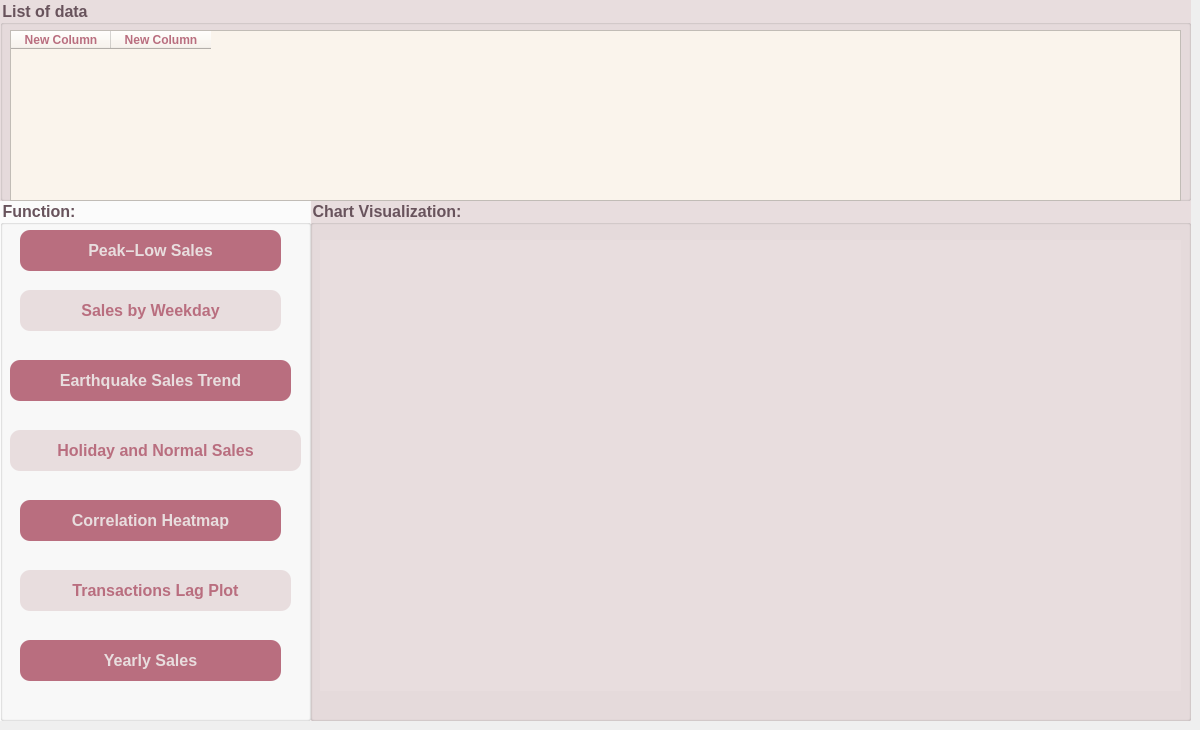
    <widget class="QWidget" name="tabWidgetPageStatistic">
     <attribute name="icon">
      <iconset>
       <normaloff>../images/ic_statistic.png</normaloff>../images/ic_statistic.png</iconset>
     </attribute>
     <attribute name="title">
      <string>Statistic</string>
     </attribute>
     <widget class="QGroupBox" name="groupBoxChart_2">
      <property name="geometry">
       <rect>
        <x>310</x>
        <y>200</y>
        <width>881</width>
        <height>521</height>
       </rect>
      </property>
      <property name="font">
       <font>
        <family>MS Shell Dlg 2</family>
        <pointsize>12</pointsize>
        <weight>75</weight>
        <italic>false</italic>
        <bold>true</bold>
       </font>
      </property>
      <property name="styleSheet">
       <string notr="true">background-color: rgb(232, 221, 222);
color: rgb(104, 83, 92);
font: 12pt &quot;MS Shell Dlg 2&quot;;
font-weight: bold;</string>
      </property>
      <property name="title">
       <string>Chart Visualization:</string>
      </property>
      <widget class="QWidget" name="verticalLayoutWidget">
       <property name="geometry">
        <rect>
         <x>10</x>
         <y>40</y>
         <width>861</width>
         <height>451</height>
        </rect>
       </property>
       <layout class="QVBoxLayout" name="verticalLayout"/>
      </widget>
     </widget>
     <widget class="QGroupBox" name="groupBox">
      <property name="geometry">
       <rect>
        <x>0</x>
        <y>200</y>
        <width>311</width>
        <height>521</height>
       </rect>
      </property>
      <property name="font">
       <font>
        <family>MS Shell Dlg 2</family>
        <pointsize>12</pointsize>
        <weight>75</weight>
        <italic>false</italic>
        <bold>true</bold>
       </font>
      </property>
      <property name="styleSheet">
       <string notr="true">background-color: rgba(255, 255, 255, 192);
color: rgb(104, 83, 92);
font: 12pt &quot;MS Shell Dlg 2&quot;;
font-weight: bold;</string>
      </property>
      <property name="title">
       <string>Function:</string>
      </property>
      <widget class="QPushButton" name="btnPeakLowSales">
       <property name="geometry">
        <rect>
         <x>20</x>
         <y>30</y>
         <width>261</width>
         <height>41</height>
        </rect>
       </property>
       <property name="font">
        <font>
         <pointsize>12</pointsize>
         <weight>75</weight>
         <bold>true</bold>
        </font>
       </property>
       <property name="styleSheet">
        <string notr="true"> background-color: #b96e7f;     /* màu hồng đậm khi chọn */
    color:#e8ddde ;                 /* chữ trắng khi chọn */
    font-weight: bold;
	border-radius: 10px;</string>
       </property>
       <property name="text">
        <string>Peak–Low Sales</string>
       </property>
       <property name="icon">
        <iconset>
         <normaloff>../images/ic_peaklow.png</normaloff>../images/ic_peaklow.png</iconset>
       </property>
       <property name="iconSize">
        <size>
         <width>40</width>
         <height>40</height>
        </size>
       </property>
      </widget>
      <widget class="QPushButton" name="btnSalesByWeekday">
       <property name="geometry">
        <rect>
         <x>20</x>
         <y>90</y>
         <width>261</width>
         <height>41</height>
        </rect>
       </property>
       <property name="font">
        <font>
         <family>MS Shell Dlg 2</family>
         <pointsize>12</pointsize>
         <weight>75</weight>
         <italic>false</italic>
         <bold>true</bold>
        </font>
       </property>
       <property name="styleSheet">
        <string notr="true">
    background-color: #e8ddde;    /* hồng nhạt khi chưa chọn */
    color: #b96e7f;               /* chữ nâu đỏ */
font: 12pt &quot;MS Shell Dlg 2&quot;;
font-weight: bold;
	border-radius: 10px;</string>
       </property>
       <property name="text">
        <string>Sales by Weekday</string>
       </property>
       <property name="icon">
        <iconset>
         <normaloff>../images/ic_saleweek.png</normaloff>../images/ic_saleweek.png</iconset>
       </property>
       <property name="iconSize">
        <size>
         <width>40</width>
         <height>40</height>
        </size>
       </property>
      </widget>
      <widget class="QPushButton" name="btnEarthquakeSales">
       <property name="geometry">
        <rect>
         <x>10</x>
         <y>160</y>
         <width>281</width>
         <height>41</height>
        </rect>
       </property>
       <property name="font">
        <font>
         <pointsize>12</pointsize>
         <weight>75</weight>
         <bold>true</bold>
        </font>
       </property>
       <property name="styleSheet">
        <string notr="true"> background-color: #b96e7f;     /* màu hồng đậm khi chọn */
    color:#e8ddde ;                 /* chữ trắng khi chọn */
    font-weight: bold;
	border-radius: 10px;</string>
       </property>
       <property name="text">
        <string>Earthquake Sales Trend</string>
       </property>
       <property name="icon">
        <iconset>
         <normaloff>../images/ic_trend.png</normaloff>../images/ic_trend.png</iconset>
       </property>
       <property name="iconSize">
        <size>
         <width>30</width>
         <height>30</height>
        </size>
       </property>
      </widget>
      <widget class="QPushButton" name="btnHolidayVsNormal">
       <property name="geometry">
        <rect>
         <x>10</x>
         <y>230</y>
         <width>291</width>
         <height>41</height>
        </rect>
       </property>
       <property name="font">
        <font>
         <family>MS Shell Dlg 2</family>
         <pointsize>12</pointsize>
         <weight>75</weight>
         <italic>false</italic>
         <bold>true</bold>
        </font>
       </property>
       <property name="styleSheet">
        <string notr="true">
    background-color: #e8ddde;    /* hồng nhạt khi chưa chọn */
    color: #b96e7f;               /* chữ nâu đỏ */
font: 12pt &quot;MS Shell Dlg 2&quot;;
font-weight: bold;
	border-radius: 10px;</string>
       </property>
       <property name="text">
        <string>Holiday and Normal Sales</string>
       </property>
       <property name="icon">
        <iconset>
         <normaloff>../images/ic_chartsales.png</normaloff>../images/ic_chartsales.png</iconset>
       </property>
       <property name="iconSize">
        <size>
         <width>30</width>
         <height>40</height>
        </size>
       </property>
      </widget>
      <widget class="QPushButton" name="btnCorrelationHeatmap">
       <property name="geometry">
        <rect>
         <x>20</x>
         <y>300</y>
         <width>261</width>
         <height>41</height>
        </rect>
       </property>
       <property name="font">
        <font>
         <pointsize>12</pointsize>
         <weight>75</weight>
         <bold>true</bold>
        </font>
       </property>
       <property name="styleSheet">
        <string notr="true"> background-color: #b96e7f;     /* màu hồng đậm khi chọn */
    color:#e8ddde ;                 /* chữ trắng khi chọn */
    font-weight: bold;
	border-radius: 10px;</string>
       </property>
       <property name="text">
        <string>Correlation Heatmap</string>
       </property>
       <property name="icon">
        <iconset>
         <normaloff>../images/ic_heatmap.png</normaloff>../images/ic_heatmap.png</iconset>
       </property>
       <property name="iconSize">
        <size>
         <width>40</width>
         <height>40</height>
        </size>
       </property>
      </widget>
      <widget class="QPushButton" name="btnLagPlot">
       <property name="geometry">
        <rect>
         <x>20</x>
         <y>370</y>
         <width>271</width>
         <height>41</height>
        </rect>
       </property>
       <property name="font">
        <font>
         <family>MS Shell Dlg 2</family>
         <pointsize>12</pointsize>
         <weight>75</weight>
         <italic>false</italic>
         <bold>true</bold>
        </font>
       </property>
       <property name="styleSheet">
        <string notr="true">
    background-color: #e8ddde;    /* hồng nhạt khi chưa chọn */
    color: #b96e7f;               /* chữ nâu đỏ */
font: 12pt &quot;MS Shell Dlg 2&quot;;
font-weight: bold;
	border-radius: 10px;</string>
       </property>
       <property name="text">
        <string>Transactions Lag Plot</string>
       </property>
       <property name="icon">
        <iconset>
         <normaloff>../images/ic_lagplot.png</normaloff>../images/ic_lagplot.png</iconset>
       </property>
       <property name="iconSize">
        <size>
         <width>40</width>
         <height>40</height>
        </size>
       </property>
      </widget>
      <widget class="QPushButton" name="btnYearlySales">
       <property name="geometry">
        <rect>
         <x>20</x>
         <y>440</y>
         <width>261</width>
         <height>41</height>
        </rect>
       </property>
       <property name="font">
        <font>
         <pointsize>12</pointsize>
         <weight>75</weight>
         <bold>true</bold>
        </font>
       </property>
       <property name="styleSheet">
        <string notr="true"> background-color: #b96e7f;     /* màu hồng đậm khi chọn */
    color:#e8ddde ;                 /* chữ trắng khi chọn */
    font-weight: bold;
	border-radius: 10px;</string>
       </property>
       <property name="text">
        <string>Yearly Sales</string>
       </property>
       <property name="icon">
        <iconset>
         <normaloff>../images/ic_yearsale.png</normaloff>../images/ic_yearsale.png</iconset>
       </property>
       <property name="iconSize">
        <size>
         <width>40</width>
         <height>40</height>
        </size>
       </property>
      </widget>
     </widget>
     <widget class="QGroupBox" name="groupBox_2">
      <property name="geometry">
       <rect>
        <x>0</x>
        <y>0</y>
        <width>1191</width>
        <height>201</height>
       </rect>
      </property>
      <property name="font">
       <font>
        <family>MS Shell Dlg 2</family>
        <pointsize>12</pointsize>
        <weight>75</weight>
        <italic>false</italic>
        <bold>true</bold>
       </font>
      </property>
      <property name="styleSheet">
       <string notr="true">background-color: rgb(232, 221, 222);
color: rgb(104, 83, 92);
font: 12pt &quot;MS Shell Dlg 2&quot;;
font-weight: bold;
</string>
      </property>
      <property name="title">
       <string>List of data</string>
      </property>
      <widget class="QTableWidget" name="tableWidgetListofData">
       <property name="geometry">
        <rect>
         <x>10</x>
         <y>30</y>
         <width>1171</width>
         <height>171</height>
        </rect>
       </property>
       <property name="font">
        <font>
         <family>MS Shell Dlg 2</family>
         <pointsize>12</pointsize>
         <weight>50</weight>
         <italic>false</italic>
         <bold>false</bold>
        </font>
       </property>
       <property name="styleSheet">
        <string notr="true">color: rgb(185, 110, 127);
background-color: rgb(250, 244, 236);
font: 12pt &quot;MS Shell Dlg 2&quot;;

</string>
       </property>
       <column>
        <property name="text">
         <string>New Column</string>
        </property>
        <property name="font">
         <font>
          <weight>75</weight>
          <bold>true</bold>
         </font>
        </property>
       </column>
       <column>
        <property name="text">
         <string>New Column</string>
        </property>
        <property name="font">
         <font>
          <weight>75</weight>
          <bold>true</bold>
         </font>
        </property>
       </column>
      </widget>
     </widget>
    </widget>
